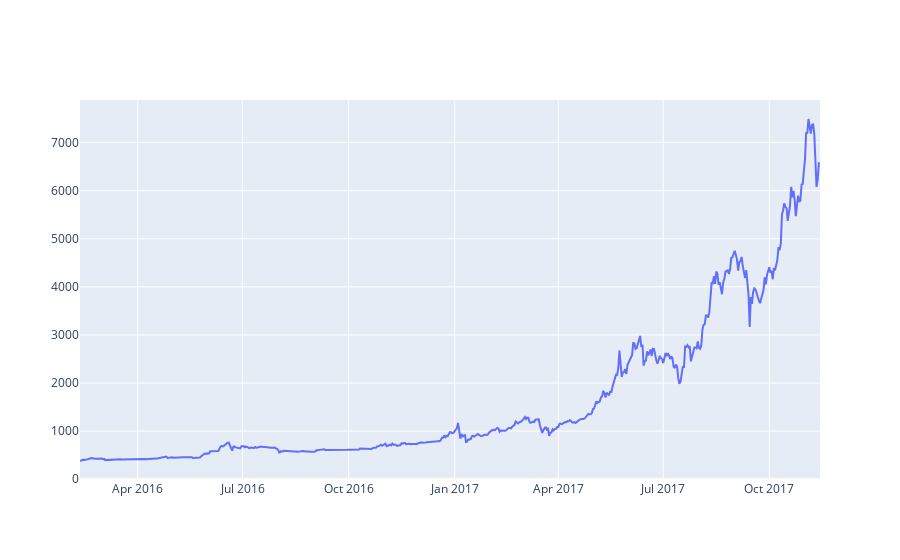

The notebook cell this image was saved under:
### Markdown cell above
#### Plot line graph base on `Weighted Price`

### Code cell
btc_trace = go.Scatter(x=data['stamp'], y=data['price'], name= 'Price')
py.iplot([btc_trace])

### Figure 1 — Plotly figure (JSON) as saved in the notebook; plotly's stock layout.template omitted (floating-point values rounded to 4 significant figures; data arrays with more than 128 entries replaced by an {"elided": "..."} marker saying what was removed)
{"data": [{"name": "Price", "type": "scatter", "x": {"elided": "643 str values"}, "y": {"elided": "643 float values"}}], "layout": {}}
